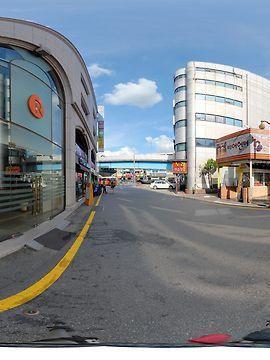
#> input picture 파노라마/images/download (1)_001.jfif, 270 x 360 px
$ python '파이썬.py'
#> lines starting #> are read from the running program, lines starting #| are printed output that depends on the picture
#> the answer given: images/download (1)_001.jfif
import os
from PIL import Image
import tkinter as tk
from tkinter import filedialog
import sys

def create_images_folder():
    if not os.path.exists('images'):
        os.makedirs('images')

def crop_panorama(image_path, num_crops=50, aspect_ratio=(3,4)):
#> called with image_path = 'images/download (1)_001.jfif', num_crops = 50, aspect_ratio = (3, 4)
    try:
        with Image.open(image_path) as img:
#> img is the input picture: PIL image 270x360 RGB; mean R, G, B 124.8, 133.5, 141.7
            width, height = img.size
#> width = 270; height = 360
            target_ratio = aspect_ratio[0] / aspect_ratio[1]

            # 자를 폭 계산
            crop_width = int(target_ratio * height)
#> crop_width = 270
            if crop_width > width:
                raise ValueError(f"이미지 높이에 비해 너비가 너무 작습니다: {image_path}")

            # 단계 크기 및 겹침 계산
            step_size = width / num_crops
#> step_size = 5.4
            overlap = crop_width - step_size
#> overlap = 264.6

            # 픽셀 단위로 반올림
            step_size = int(round(step_size))
#> step_size = 5
            crop_width = int(round(crop_width))
            overlap = int(round(overlap))
#> overlap = 265

            crops = []
            for i in range(num_crops):
                left = (i * step_size) % width
                right = left + crop_width

                if right <= width:
                    crop = img.crop((left, 0, right, height))
                else:
                    # 이미지의 끝을 넘어갈 경우, 반대편에서 이어붙임
                    right = right - width
                    crop_part1 = img.crop((left, 0, width, height))
                    crop_part2 = img.crop((0, 0, right, height))
                    crop = Image.new('RGB', (crop_width, height))
                    crop.paste(crop_part1, (0,0))
                    crop.paste(crop_part2, (crop_part1.width, 0))

                crops.append(crop)
#> this loop made 50 passes
#> pass 2, in crop_panorama, `crop_part1 = img.crop((left, 0, width, height))`:
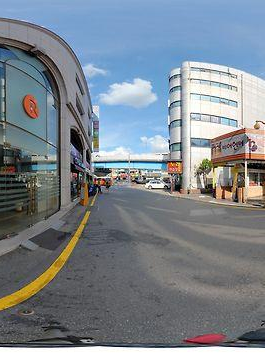
#> crop_part1: PIL image 265x360 RGB; mean R, G, B 125.4, 134.2, 142.5
#> pass 3, in crop_panorama, `crop_part1 = img.crop((left, 0, width, height))`:
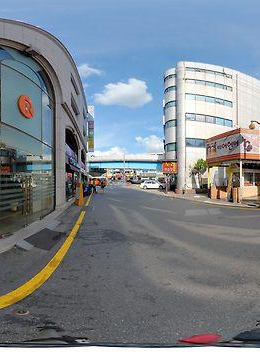
#> crop_part1: PIL image 260x360 RGB; mean R, G, B 126.1, 134.9, 143.4
#> after the loop:
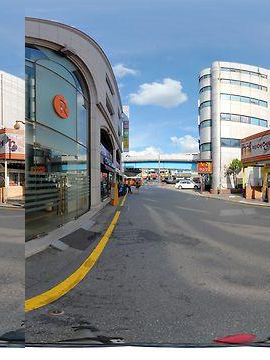
#> crop: PIL image 270x360 RGB; mean R, G, B 124.8, 133.5, 141.7
#> after the loop:
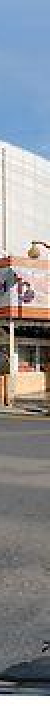
#> crop_part1: PIL image 25x360 RGB (shown 2 times larger); mean R, G, B 144.9, 146.9, 151.3
#> after the loop:
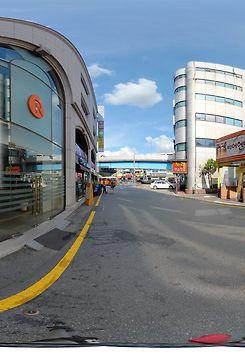
#> crop_part2: PIL image 245x360 RGB; mean R, G, B 122.7, 132.1, 140.7
#> after the loop, crops = 50 items

            # 저장
            base_name, ext = os.path.splitext(os.path.basename(image_path))
            for idx, crop_img in enumerate(crops):
                output_filename = f"{base_name}_{idx+1:03d}{ext}"
                output_path = os.path.join('images', output_filename)
                crop_img.save(output_path)
                print(f"저장됨: {output_path}")
#> this loop made 50 passes
#> output_filename on passes 1 to 12: 'download (1)_001_001.jfif', 'download (1)_001_002.jfif', 'download (1)_001_003.jfif', 'download (1)_001_004.jfif', 'download (1)_001_005.jfif', 'download (1)_001_006.jfif', 'download (1)_001_007.jfif', 'download (1)_001_008.jfif', 'download (1)_001_009.jfif', 'download (1)_001_010.jfif', 'download (1)_001_011.jfif', 'download (1)_001_012.jfif'
#| 저장됨: images/download (1)_001_001.jfif
#| 저장됨: images/download (1)_001_002.jfif
#| 저장됨: images/download (1)_001_003.jfif
#| 저장됨: images/download (1)_001_004.jfif
#| 저장됨: images/download (1)_001_005.jfif
#| 저장됨: images/download (1)_001_006.jfif
#| 저장됨: images/download (1)_001_007.jfif
#| 저장됨: images/download (1)_001_008.jfif
#> (further printed lines are left out)
#> pass 2, in crop_panorama, `crop_img.save(output_path)`:
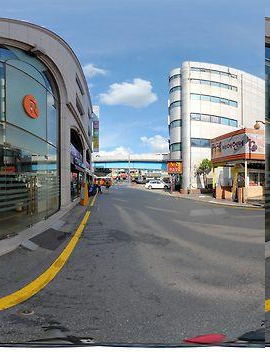
#> saved as download (1)_001_002.jfif: PIL image 270x360 RGB; mean R, G, B 124.8, 133.5, 141.7

    except Exception as e:
        print(f"{image_path} 처리 중 오류 발생: {e}")

def select_image():
    root = tk.Tk()
    root.withdraw()  # 메인 윈도우 숨기기
    file_path = filedialog.askopenfilename(
        title="파노라마로 자를 이미지를 선택하세요",
        filetypes=[("이미지 파일", "*.jpg *.jpeg *.png *.bmp *.tiff *.gif *.jfif")]
    )
    return file_path

def main():
    create_images_folder()
    image_path = select_image()

    if not image_path:
        print("이미지 선택이 취소되었습니다.")
        sys.exit()

    print(f"선택된 이미지: {image_path}")
    crop_panorama(image_path)

if __name__ == "__main__":
    main()

$ run again, on 파노라마/images/download (1)_003.jfif
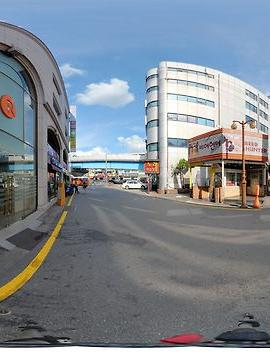
#> input picture 파노라마/images/download (1)_003.jfif, 270 x 360 px
#> in crop_panorama, img is the input picture: PIL image 270x360 RGB; mean R, G, B 129, 137.3, 146.2
#> after the loop in crop_panorama, `for i in range(num_crops):`:
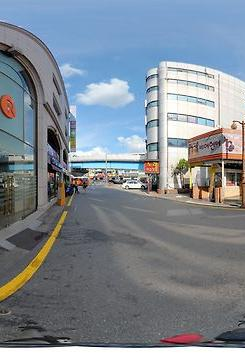
#> crop_part2: PIL image 245x360 RGB; mean R, G, B 128.6, 137.3, 146.4
#> after the loop in crop_panorama, `for i in range(num_crops):`: crops = 50 items
#> the loop in crop_panorama, `for idx, crop_img in enumerate(crops):` made 50 passes
#> output_filename on passes 1 to 8: 'download (1)_003_001.jfif', 'download (1)_003_002.jfif', 'download (1)_003_003.jfif', 'download (1)_003_004.jfif', 'download (1)_003_005.jfif', 'download (1)_003_006.jfif', 'download (1)_003_007.jfif', 'download (1)_003_008.jfif'
#> (printed output is left out)
#> pass 2, in crop_panorama, `crop_img.save(output_path)`:
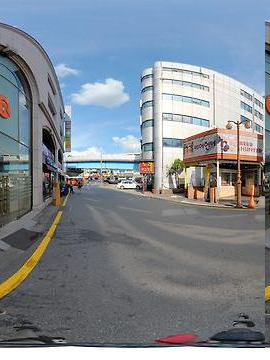
#> saved as download (1)_003_002.jfif: PIL image 270x360 RGB; mean R, G, B 129, 137.3, 146.2

$ run again, on 파노라마/images/download (1)_004.jfif
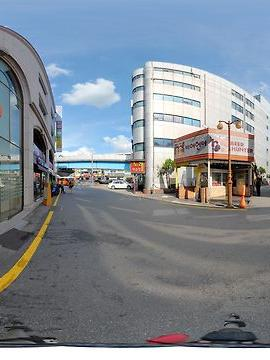
#> input picture 파노라마/images/download (1)_004.jfif, 270 x 360 px
#> in crop_panorama, img is the input picture: PIL image 270x360 RGB; mean R, G, B 130.9, 139.5, 149.1
#> after the loop in crop_panorama, `for i in range(num_crops):`:
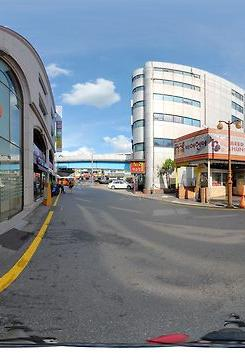
#> crop_part2: PIL image 245x360 RGB; mean R, G, B 130.4, 139.1, 148.6
#> after the loop in crop_panorama, `for i in range(num_crops):`: crops = 50 items
#> the loop in crop_panorama, `for idx, crop_img in enumerate(crops):` made 50 passes
#> output_filename on passes 1 to 8: 'download (1)_004_001.jfif', 'download (1)_004_002.jfif', 'download (1)_004_003.jfif', 'download (1)_004_004.jfif', 'download (1)_004_005.jfif', 'download (1)_004_006.jfif', 'download (1)_004_007.jfif', 'download (1)_004_008.jfif'
#> (printed output is left out)
#> pass 2, in crop_panorama, `crop_img.save(output_path)`:
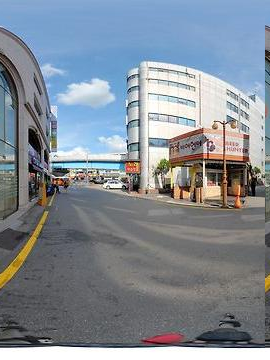
#> saved as download (1)_004_002.jfif: PIL image 270x360 RGB; mean R, G, B 130.9, 139.5, 149.1

$ run again, on 파노라마/images/download (1)_005.jfif
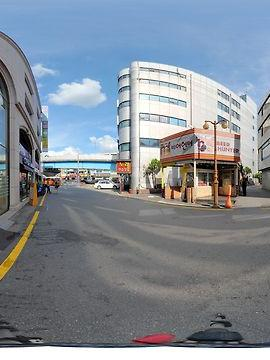
#> input picture 파노라마/images/download (1)_005.jfif, 270 x 360 px
#> in crop_panorama, img is the input picture: PIL image 270x360 RGB; mean R, G, B 132, 140.7, 150.6
#> after the loop in crop_panorama, `for i in range(num_crops):`:
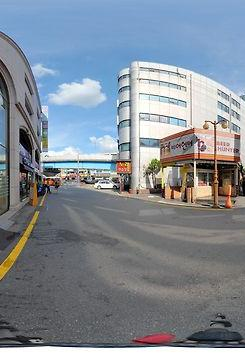
#> crop_part2: PIL image 245x360 RGB; mean R, G, B 131.8, 140.5, 150.4
#> after the loop in crop_panorama, `for i in range(num_crops):`: crops = 50 items
#> the loop in crop_panorama, `for idx, crop_img in enumerate(crops):` made 50 passes
#> output_filename on passes 1 to 8: 'download (1)_005_001.jfif', 'download (1)_005_002.jfif', 'download (1)_005_003.jfif', 'download (1)_005_004.jfif', 'download (1)_005_005.jfif', 'download (1)_005_006.jfif', 'download (1)_005_007.jfif', 'download (1)_005_008.jfif'
#> (printed output is left out)
#> pass 2, in crop_panorama, `crop_img.save(output_path)`:
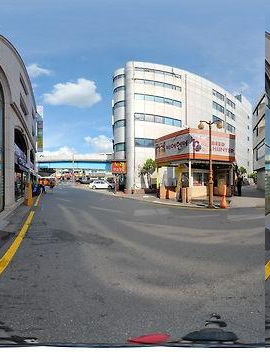
#> saved as download (1)_005_002.jfif: PIL image 270x360 RGB; mean R, G, B 132, 140.7, 150.6
